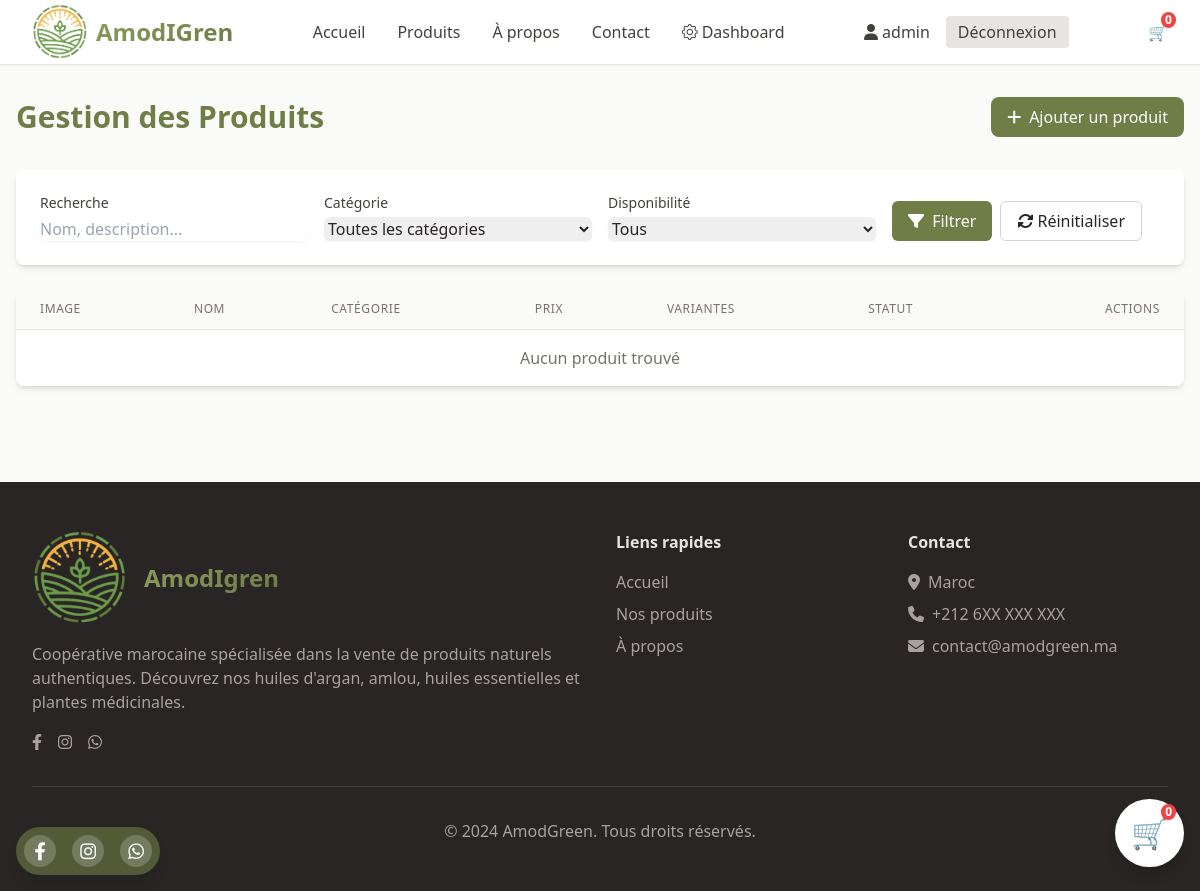
Before: /ar/admin-dashboard/produits/ (signed in) with the older database file.
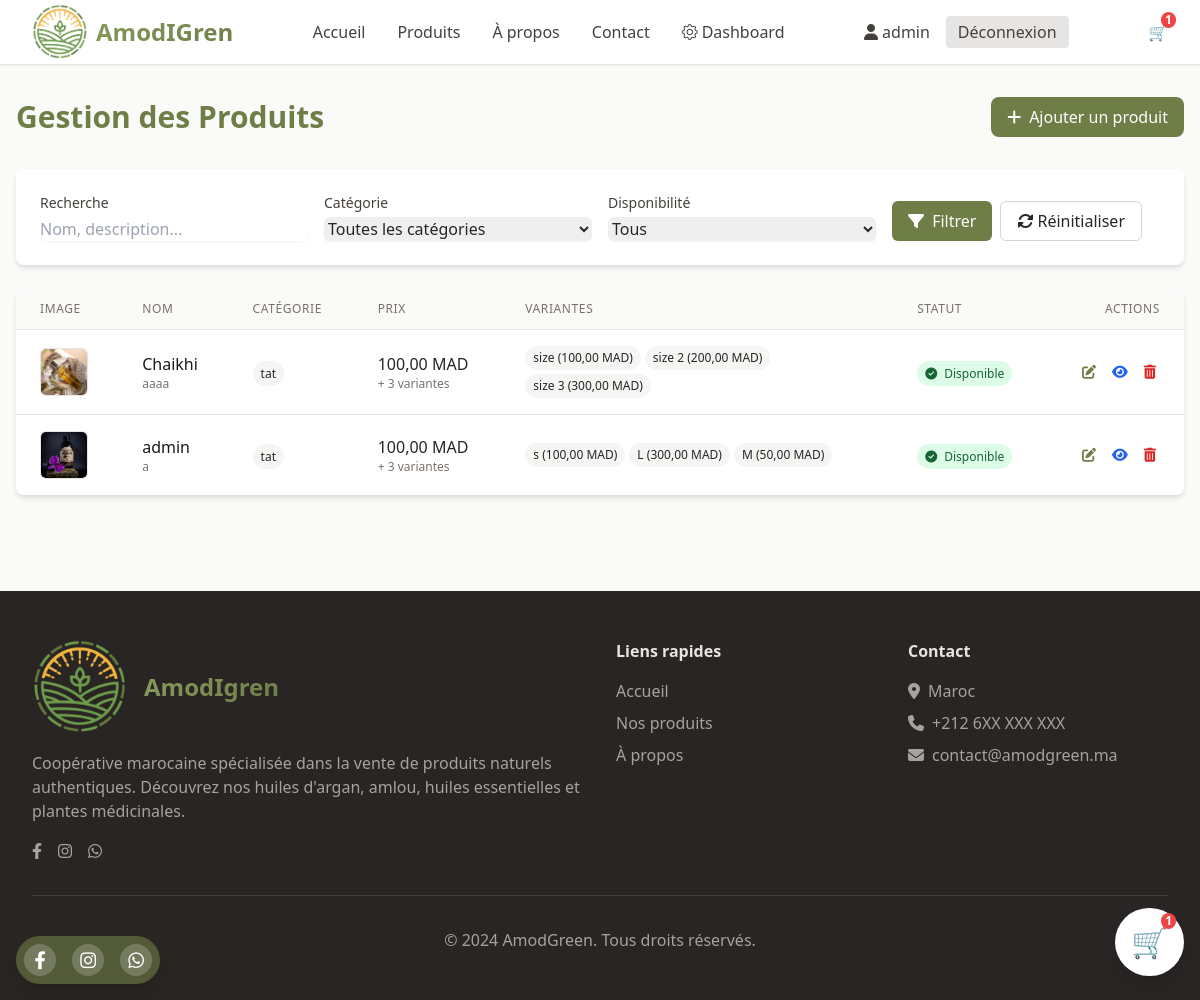
After: the same page with the newer database file.
### store/models/Produit.py (models this page shows, shortened)
class Product(models.Model):
    name = models.CharField(max_length=200, verbose_name="Nom du produit")
    name_ar = models.CharField(max_length=200, blank=True, verbose_name="Nom (Arabe)")
    description = models.TextField(verbose_name="Description")
    description_ar = models.TextField(blank=True, verbose_name="Description (Arabe)")
    ingredients = models.TextField(blank=True, verbose_name="Ingrédients")
    ingredients_ar = models.TextField(blank=True, verbose_name="Ingrédients (Arabe)")
    price = models.DecimalField(max_digits=10, decimal_places=2, verbose_name="Prix (MAD)")
    image = models.ImageField(upload_to='products/', verbose_name="Image principale")
    category = models.ForeignKey(Category, on_delete=models.CASCADE, verbose_name="Catégorie")
    is_available = models.BooleanField(default=True, verbose_name="Disponible")
    created_at = models.DateTimeField(auto_now_add=True)
    updated_at = models.DateTimeField(auto_now=True)
    default_variant = models.ForeignKey(
        'ProductVariant',
        null=True,
        blank=True,
        on_delete=models.SET_NULL,
        related_name='default_for_products',
        verbose_name="Variante par défaut"
    )
    class Meta:
        verbose_name = "Produit"
        verbose_name_plural = "Produits"
        ordering = ['-created_at']

class Category(models.Model):
    name = models.CharField(max_length=100, verbose_name="Nom")
    name_ar = models.CharField(max_length=100, blank=True, verbose_name="Nom (Arabe)")
    description = models.TextField(blank=True, verbose_name="Description")
    created_at = models.DateTimeField(auto_now_add=True)
    class Meta:
        verbose_name = "Catégorie"
        verbose_name_plural = "Catégories"
        ordering = ['name']

class ProductVariant(models.Model):
    product = models.ForeignKey(Product, on_delete=models.CASCADE, related_name='variants')
    name = models.CharField(max_length=50, verbose_name="Nom de la variante")
    price = models.DecimalField(max_digits=10, decimal_places=2, verbose_name="Prix (MAD)")
    is_default = models.BooleanField(default=False, verbose_name="Variante par défaut")
    created_at = models.DateTimeField(auto_now_add=True)
    updated_at = models.DateTimeField(auto_now=True)
    class Meta:
        verbose_name = "Variante de produit"
        verbose_name_plural = "Variantes de produit"
        ordering = ['-is_default', 'name']
        constraints = [
            models.UniqueConstraint(
                fields=['product', 'name'],
                name='unique_variant_name_per_product'
            )
        ]

### store/views/views_admin.py (the view)
# urls.py: path('admin-dashboard/produits/', views_admin.admin_product_list, name='admin_product_list'),
@user_passes_test(lambda u: u.is_staff)
def admin_product_list(request):
    search_query = request.GET.get('q', '')
    category_filter = request.GET.get('category', '')
    availability_filter = request.GET.get('availability', '')
    products = Product.objects.select_related('category').prefetch_related('variants')
    if search_query:
        products = products.filter(
            Q(name__icontains=search_query) |
            Q(description__icontains=search_query) |
            Q(category__name__icontains=search_query)
        )
    if category_filter:
        products = products.filter(category_id=category_filter)
    if availability_filter:
        if availability_filter == 'available':
            products = products.filter(is_available=True)
        elif availability_filter == 'unavailable':
            products = products.filter(is_available=False)
    page = request.GET.get('page', 1)
    paginator = Paginator(products.order_by('-created_at'), 25)  # 25 produits par page
    try:
        products = paginator.page(page)
    except PageNotAnInteger:
        products = paginator.page(1)
    except EmptyPage:
        products = paginator.page(paginator.num_pages)
    context = {
        'products': products,
        'categories': Category.objects.all(),
        'search_query': search_query,
        'category_filter': category_filter,
        'availability_filter': availability_filter,
    }
    return render(request, 'admin/product_list.html', context)

### store/context_processors.py (called while the page is built)
def cart_count(request):
    cart = get_or_create_cart(request)
    return {'cart_count': cart.items.count()}

### store/utils.py (called while the page is built)
def get_or_create_cart(request):
    if request.user.is_authenticated:
        cart, created = Cart.objects.get_or_create(user=request.user)
    else:
        if not request.session.session_key:
            request.session.create()
        session_key = request.session.session_key
        cart, created = Cart.objects.get_or_create(session_key=session_key, user=None)
    return cart

### templates/admin/product_list.html (shortened to what the changed rows need)
{% extends 'base.html' %}
{% load static %}
{% block content %}
<div class="max-w-7xl mx-auto px-4 py-8">
    <div class="flex flex-col md:flex-row justify-between items-start md:items-center mb-8 gap-4">
        <h1 class="text-3xl font-bold text-olive-600">Gestion des Produits</h1>
    </div>
    <div class="bg-white rounded-lg shadow-md overflow-hidden">
        <div class="overflow-x-auto">
            <table class="min-w-full divide-y divide-stone-200">
                <thead class="bg-stone-50">
                    <tr>
                        <th class="px-6 py-3 text-left text-xs font-medium text-stone-500 uppercase tracking-wider">Image</th>
                        <th class="px-6 py-3 text-left text-xs font-medium text-stone-500 uppercase tracking-wider">Nom</th>
                        <th class="px-6 py-3 text-left text-xs font-medium text-stone-500 uppercase tracking-wider">Catégorie</th>
                        <th class="px-6 py-3 text-left text-xs font-medium text-stone-500 uppercase tracking-wider">Prix</th>
                        <th class="px-6 py-3 text-left text-xs font-medium text-stone-500 uppercase tracking-wider">Variantes</th>
                        <th class="px-6 py-3 text-left text-xs font-medium text-stone-500 uppercase tracking-wider">Statut</th>
                        <th class="px-6 py-3 text-right text-xs font-medium text-stone-500 uppercase tracking-wider">Actions</th>
                    </tr>
                </thead>
                <tbody class="bg-white divide-y divide-stone-200">
                    {% for product in products %}
                    <tr class="hover:bg-stone-50 transition">
                        <td class="px-6 py-4 whitespace-nowrap">
                            <div class="w-12 h-12 rounded-md overflow-hidden border border-stone-200">
                                {% if product.image %}
                                <img src="{{ product.image.url }}" alt="{{ product.name }}" class="w-full h-full object-cover">
                                {% else %}
                                <div class="w-full h-full bg-stone-100 flex items-center justify-center">
                                    <i class="fas fa-image text-stone-400"></i>
                                </div>
                                {% endif %}
                            </div>
                        </td>
                        <td class="px-6 py-4 whitespace-nowrap">
                            <div class="font-medium text-stone-900">{{ product.name }}</div>
                            <div class="text-xs text-stone-500 truncate max-w-xs">{{ product.description|truncatechars:50 }}</div>
                        </td>
                        <td class="px-6 py-4 whitespace-nowrap">
                            {% if product.category %}
                            <span class="px-2 py-1 text-xs rounded-full bg-stone-100 text-stone-800">
                                {{ product.category.name }}
                            </span>
                            {% else %}
                            <span class="text-stone-400">-</span>
                            {% endif %}
                        </td>
                        <td class="px-6 py-4 whitespace-nowrap">
                            <span class="font-medium">{{ product.price }} MAD</span>
                            {% if product.variants.exists %}
                            <div class="text-xs text-stone-500">+ {{ product.variants.count }} variantes</div>
                            {% endif %}
                        </td>
                        <td class="px-6 py-4 whitespace-nowrap">
                            {% if product.variants.exists %}
                            <div class="flex flex-wrap gap-1 max-w-xs">
                                {% for variant in product.variants.all|slice:":3" %}
                                <span class="text-xs px-2 py-1 bg-stone-100 rounded-full">
                                    {{ variant.name }} ({{ variant.price }} MAD)
                                </span>
                                {% endfor %}
                            </div>
                            {% else %}
                            <span class="text-stone-400">-</span>
                            {% endif %}
                        </td>
                        <td class="px-6 py-4 whitespace-nowrap">
                            {% if product.is_available %}
                            <span class="px-2 py-1 text-xs rounded-full bg-green-100 text-green-800">
                                <i class="fas fa-check-circle mr-1"></i> Disponible
                            </span>
                            {% else %}
                            <span class="px-2 py-1 text-xs rounded-full bg-red-100 text-red-800">
                                <i class="fas fa-times-circle mr-1"></i> Non disponible
                            </span>
                            {% endif %}
                        </td>
                        <td class="px-6 py-4 whitespace-nowrap text-right text-sm font-medium">
                            <div class="flex justify-end space-x-2">
                                <a href="{% url 'product_update' product.pk %}"
                                   class="text-olive-600 hover:text-olive-800 p-1 rounded-full hover:bg-olive-50 transition"
                                   title="Modifier">
                                    <i class="fas fa-edit"></i>
                                </a>
                                <a href="{% url 'product_detail' product.pk %}"
                                   class="text-blue-600 hover:text-blue-800 p-1 rounded-full hover:bg-blue-50 transition"
                                   title="Voir">
                                    <i class="fas fa-eye"></i>
                                </a>
                                <form method="post" action="{% url 'product_delete' product.pk %}" class="inline">
                                    <button type="button" onclick="confirmDelete(this)"
                                            class="text-red-600 hover:text-red-800 p-1 rounded-full hover:bg-red-50 transition"
                                            title="Supprimer">
                                        <i class="fas fa-trash-alt"></i>
                                    </button>
                                </form>
                            </div>
                        </td>
                    </tr>
                    {% empty %}
                    <tr>
                        <td colspan="7" class="px-6 py-4 text-center text-stone-500">
                            Aucun produit trouvé
                        </td>
                    </tr>
                    {% endfor %}
                </tbody>
            </table>
        </div>
    </div>
</div>
{% endblock %}

### templates/base.html (shortened to what the changed rows need)
{% load static %}
{% load widget_tweaks %}
<!DOCTYPE html>
<html lang="fr" class="h-full">
<head>
    <link rel="stylesheet" href="https://cdnjs.cloudflare.com/ajax/libs/font-awesome/6.4.0/css/all.min.css">
    <link href="{% static 'css/main.css' %}" rel="stylesheet" />
    <link rel="stylesheet" href="https://cdn.jsdelivr.net/npm/bootstrap-icons@1.10.5/font/bootstrap-icons.css" />
</head>
<body class="min-h-full bg-stone-50 text-stone-800">
    <nav class="bg-white shadow-sm border-b border-stone-200 sticky top-0 z-50">
        <div class="max-w-7xl mx-auto px-4 sm:px-6 lg:px-8">
            <div class="flex justify-between items-center h-16">
                <div class="hidden sm:flex items-center space-x-6">
                    <a href="{% url 'view_cart' %}" class="relative text-gray-700 hover:text-green-700">
                        🛒
                        <span
                            class="absolute -top-2 -right-2 bg-red-500 text-white text-xs font-bold rounded-full px-1">
                            {{ cart_count|default:0 }}
                        </span>
                    </a>
                </div>
                <div class="fixed bottom-6 right-4 z-50 bg-white p-3 sm:p-4 rounded-full shadow-lg">
                    <a href="{% url 'view_cart' %}"
                        class="relative text-gray-700 hover:text-green-700 text-2xl sm:text-3xl">
                        🛒
                        <span id="cart-count"
                            class="absolute -top-2 -right-2 bg-red-500 text-white text-xs font-bold rounded-full px-1">
                            {{ cart_count|default:0 }}
                        </span>
                    </a>
                </div>
            </div>
        </div>
    </nav>
    <main>
        {% block content %}
        {% endblock %}
    </main>
</body>
</html>

Changed rows visible on the page:
added Product: image (picture), name "Chaikhi", description "aaaa", category.name "tat", price "100,00", variants.count "3", is_available True (drawn)
added ProductVariant: name "size", price "100,00", shown under "Chaikhi"
added ProductVariant: name "size 2", price "200,00", shown under "Chaikhi"
added ProductVariant: name "size 3", price "300,00", shown under "Chaikhi"
added Product: image (picture), name "admin", description "a", category.name "tat", price "100,00", variants.count "3", is_available True (drawn)
added ProductVariant: name "s", price "100,00", shown under "admin"
added ProductVariant: name "L", price "300,00", shown under "admin"
added ProductVariant: name "M", price "50,00", shown under "admin"
Other visible differences:
{{ cart_count|default:0 }}: "0" → "1"
text no longer shown: "Aucun produit trouvé"
